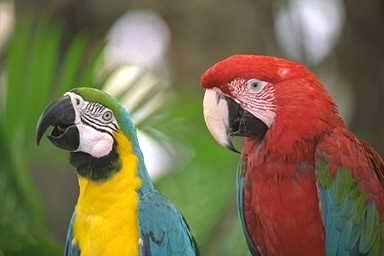
#> input picture Day18/coding_practice/images/images.jpg, 384 x 256 px
$ python 03_laplacian_edge_detection.py   (older library calls are emulated)
#> lines starting #> are read from the running program, lines starting #| are printed output that depends on the picture; after the words box and inside, x2 and y2 are one past the last pixel; in counts of white or black regions, pixels touching at a corner belong together
### Day18/coding_practice/utils.py
"""
Helper functions shared by all Day 18 practice scripts.
We don't have real document photos yet (those are for the mini project), so
we generate one fake sample document here, similar to Day17.
"""

import os
import cv2
import numpy as np

# folder this file lives in, so images/outputs always save HERE
# no matter which folder you were in when you ran "python 01_grayscale_and_blur.py"
BASE_DIR = os.path.dirname(os.path.abspath(__file__))
IMAGES_DIR = os.path.join(BASE_DIR, "images")
OUTPUTS_DIR = os.path.join(BASE_DIR, "outputs")

DOC_W, DOC_H = 700, 900  # size of our fake sample document


def _ensure_folders():
    os.makedirs(IMAGES_DIR, exist_ok=True)
    os.makedirs(OUTPUTS_DIR, exist_ok=True)


# [17 lines left out: function create_sample_document, not called in this run]


VALID_EXT = (".jpg", ".jpeg", ".png", ".bmp")


def get_sample_image():
    # uses whatever real photo you've dropped into images/ - only falls
    # back to generating a fake sample document if that folder is empty
    _ensure_folders()
    existing = sorted(f for f in os.listdir(IMAGES_DIR) if f.lower().endswith(VALID_EXT))
    if existing:
        return cv2.imread(os.path.join(IMAGES_DIR, existing[0]))
#> returned value is the input picture: shape (256, 384, 3); mean B, G, R 76.4, 110, 122.2

    path = os.path.join(IMAGES_DIR, "sample_document.jpg")
    cv2.imwrite(path, create_sample_document())
    return cv2.imread(path)


# [14 lines left out: function add_noise, not called in this run]


def save_and_show(name, img):
    # saves the result into outputs/ AND shows it in a popup window
    _ensure_folders()
    path = os.path.join(OUTPUTS_DIR, name)
    cv2.imwrite(path, img)
    print(f"Saved: {path}")
    cv2.imshow(name, img)
    cv2.waitKey(0)
    cv2.destroyAllWindows()


def build_collage(images, labels, label_height=30):
    # lays images side by side with a text label above each one, so
    # comparisons (Sobel vs Laplacian vs Canny, before vs after, etc.) are
    # easy to see in a single saved file
    normalized = []
    for img in images:
        if img.ndim == 2:  # grayscale -> BGR so everything can sit in one collage
            img = cv2.cvtColor(img, cv2.COLOR_GRAY2BGR)
        normalized.append(img)

    height = max(img.shape[0] for img in normalized)
    panels = []
    for img, label in zip(normalized, labels):
        h, w = img.shape[:2]
        if h != height:  # pad shorter images so all panels line up
            pad = np.full((height - h, w, 3), 255, dtype=np.uint8)
            img = np.vstack([img, pad])

        bar = np.full((label_height, w, 3), 30, dtype=np.uint8)
        cv2.putText(bar, label, (8, label_height - 9), cv2.FONT_HERSHEY_SIMPLEX, 0.5, (255, 255, 255), 1)
        panels.append(np.vstack([bar, img]))

        divider = np.full((height + label_height, 4, 3), 200, dtype=np.uint8)
        panels.append(divider)

    return np.hstack(panels[:-1])  # drop trailing divider

### Day18/coding_practice/03_laplacian_edge_detection.py
"""
LAPLACIAN OPERATOR - unlike Sobel (which checks ONE direction at a time),
Laplacian looks at how brightness changes in ALL directions at once, using
the rate of change of the rate of change (the "2nd derivative").
Result: it finds edges regardless of direction in a single pass, but it's
more sensitive to noise than Sobel, so blurring first matters even more.
"""
import cv2
from utils import get_sample_image, save_and_show, build_collage

img = get_sample_image()
gray = cv2.cvtColor(img, cv2.COLOR_BGR2GRAY)
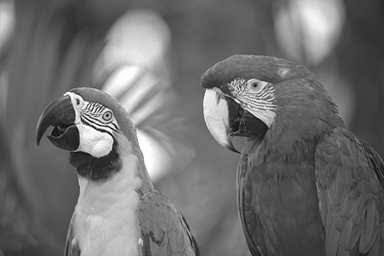
#> gray: shape (256, 384); min 2, max 254, mean 109.8
blurred = cv2.GaussianBlur(gray, (5, 5), 0)

laplacian = cv2.Laplacian(blurred, cv2.CV_64F, ksize=3)  # CV_64F keeps negative changes
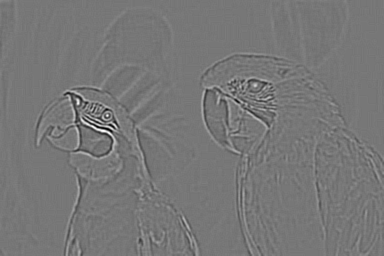
#> laplacian: shape (256, 384) float64; min -238, max 272, mean 0; drawn with min black and max white
laplacian_disp = cv2.convertScaleAbs(laplacian)  # back to a normal 0-255 image
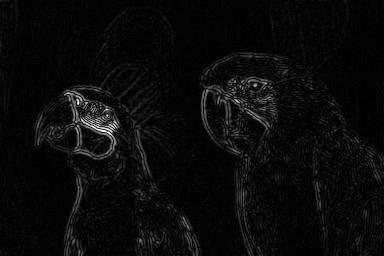
#> laplacian_disp: shape (256, 384); min 0, max 255, mean 9.9

save_and_show("03_laplacian.jpg", laplacian_disp)
save_and_show("03_compare.jpg", build_collage([blurred, laplacian_disp], ["blurred", "laplacian"]))
#> the loop in build_collage, `for img in images:` made 2 passes
#> after the loop in build_collage, `for img in images:`: normalized = 2 items
#> in build_collage, `height = max(img.shape[0] for img in normalized)`: height = 256
#> the loop in build_collage, `for img, label in zip(normalized, labels):` made 2 passes
#> (label, h, w) on passes 1 to 2: ('blurred', 256, 384), ('laplacian', 256, 384)
#> after the loop in build_collage, `for img, label in zip(normalized, labels):`:
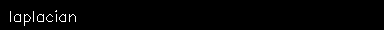
#> bar: shape (30, 384, 3); values 30 (black) and 255 (white), 1.4% white in thin lines or dots, all inside (x1, y1, x2, y2) = (10, 10, 76, 26)
#> after the loop in build_collage, `for img, label in zip(normalized, labels):`: panels = 4 items
#> in build_collage, `return np.hstack(panels[:-1])`:
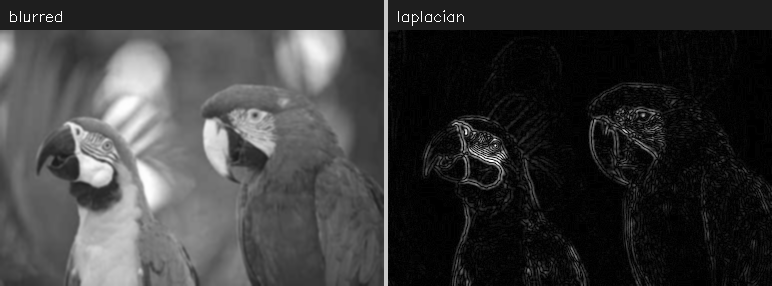
#> returned value: shape (286, 772, 3); min 0, max 255, mean 57.7
